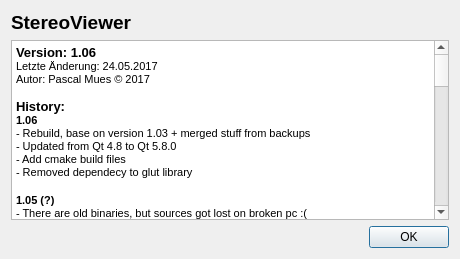
<?xml version="1.0" encoding="UTF-8"?>
<ui version="4.0">
 <author>Copyright (C) 2009 Pascal Mues</author>
 <class>Infomation</class>
 <widget class="QDialog" name="Infomation">
  <property name="geometry">
   <rect>
    <x>0</x>
    <y>0</y>
    <width>460</width>
    <height>259</height>
   </rect>
  </property>
  <property name="windowTitle">
   <string>Information</string>
  </property>
  <layout class="QVBoxLayout" name="verticalLayout_2">
   <item>
    <layout class="QVBoxLayout" name="verticalLayout">
     <item>
      <widget class="QLabel" name="label">
       <property name="font">
        <font>
         <pointsize>14</pointsize>
         <weight>75</weight>
         <bold>true</bold>
        </font>
       </property>
       <property name="text">
        <string>StereoViewer</string>
       </property>
      </widget>
     </item>
     <item>
      <widget class="QTextBrowser" name="textBrowser">
       <property name="readOnly">
        <bool>true</bool>
       </property>
       <property name="html">
        <string>&lt;!DOCTYPE HTML PUBLIC &quot;-//W3C//DTD HTML 4.0//EN&quot; &quot;http://www.w3.org/TR/REC-html40/strict.dtd&quot;&gt;
&lt;html&gt;&lt;head&gt;&lt;meta name=&quot;qrichtext&quot; content=&quot;1&quot; /&gt;&lt;style type=&quot;text/css&quot;&gt;
p, li { white-space: pre-wrap; }
&lt;/style&gt;&lt;/head&gt;&lt;body style=&quot; font-family:'MS Shell Dlg 2'; font-size:8.25pt; font-weight:400; font-style:normal;&quot;&gt;
&lt;p style=&quot; margin-top:0px; margin-bottom:0px; margin-left:0px; margin-right:0px; -qt-block-indent:0; text-indent:0px;&quot;&gt;&lt;span style=&quot; font-size:10pt; font-weight:600;&quot;&gt;Version: 1.06&lt;/span&gt;&lt;/p&gt;
&lt;p style=&quot; margin-top:0px; margin-bottom:0px; margin-left:0px; margin-right:0px; -qt-block-indent:0; text-indent:0px;&quot;&gt;&lt;span style=&quot; font-size:8pt;&quot;&gt;Letzte Änderung: 24.05.2017&lt;/span&gt;&lt;/p&gt;
&lt;p style=&quot; margin-top:0px; margin-bottom:0px; margin-left:0px; margin-right:0px; -qt-block-indent:0; text-indent:0px;&quot;&gt;&lt;span style=&quot; font-size:8pt;&quot;&gt;Autor: Pascal Mues © 2017&lt;/span&gt;&lt;/p&gt;
&lt;p style=&quot;-qt-paragraph-type:empty; margin-top:0px; margin-bottom:0px; margin-left:0px; margin-right:0px; -qt-block-indent:0; text-indent:0px; font-size:8pt;&quot;&gt;&lt;br /&gt;&lt;/p&gt;
&lt;p style=&quot; margin-top:0px; margin-bottom:0px; margin-left:0px; margin-right:0px; -qt-block-indent:0; text-indent:0px;&quot;&gt;&lt;span style=&quot; font-size:10pt; font-weight:600;&quot;&gt;History:&lt;/span&gt;&lt;/p&gt;
&lt;p style=&quot; margin-top:0px; margin-bottom:0px; margin-left:0px; margin-right:0px; -qt-block-indent:0; text-indent:0px;&quot;&gt;&lt;span style=&quot; font-size:8pt; font-weight:600;&quot;&gt;1.06&lt;/span&gt;&lt;/p&gt;
&lt;p style=&quot; margin-top:0px; margin-bottom:0px; margin-left:0px; margin-right:0px; -qt-block-indent:0; text-indent:0px;&quot;&gt;&lt;span style=&quot; font-size:8pt;&quot;&gt;- Rebuild, base on version 1.03 + merged stuff from backups&lt;/span&gt;&lt;/p&gt;
&lt;p style=&quot; margin-top:0px; margin-bottom:0px; margin-left:0px; margin-right:0px; -qt-block-indent:0; text-indent:0px;&quot;&gt;&lt;span style=&quot; font-size:8pt;&quot;&gt;- Updated from Qt 4.8 to Qt 5.8.0&lt;/span&gt;&lt;/p&gt;
&lt;p style=&quot; margin-top:0px; margin-bottom:0px; margin-left:0px; margin-right:0px; -qt-block-indent:0; text-indent:0px;&quot;&gt;&lt;span style=&quot; font-size:8pt;&quot;&gt;- Add cmake build files&lt;/span&gt;&lt;/p&gt;
&lt;p style=&quot; margin-top:0px; margin-bottom:0px; margin-left:0px; margin-right:0px; -qt-block-indent:0; text-indent:0px;&quot;&gt;&lt;span style=&quot; font-size:8pt;&quot;&gt;- Removed dependecy to glut library&lt;/span&gt;&lt;/p&gt;
&lt;p style=&quot;-qt-paragraph-type:empty; margin-top:0px; margin-bottom:0px; margin-left:0px; margin-right:0px; -qt-block-indent:0; text-indent:0px; font-size:10pt; font-weight:600;&quot;&gt;&lt;br /&gt;&lt;/p&gt;
&lt;p style=&quot; margin-top:0px; margin-bottom:0px; margin-left:0px; margin-right:0px; -qt-block-indent:0; text-indent:0px;&quot;&gt;&lt;span style=&quot; font-size:8pt; font-weight:600;&quot;&gt;1.05 (?)&lt;/span&gt;&lt;/p&gt;
&lt;p style=&quot; margin-top:0px; margin-bottom:0px; margin-left:0px; margin-right:0px; -qt-block-indent:0; text-indent:0px;&quot;&gt;&lt;span style=&quot; font-size:8pt;&quot;&gt;- There are old binaries, but sources got lost on broken pc :(&lt;/span&gt;&lt;/p&gt;
&lt;p style=&quot;-qt-paragraph-type:empty; margin-top:0px; margin-bottom:0px; margin-left:0px; margin-right:0px; -qt-block-indent:0; text-indent:0px; font-size:10pt; font-weight:600;&quot;&gt;&lt;br /&gt;&lt;/p&gt;
&lt;p style=&quot; margin-top:0px; margin-bottom:0px; margin-left:0px; margin-right:0px; -qt-block-indent:0; text-indent:0px;&quot;&gt;&lt;span style=&quot; font-size:8pt; font-weight:600;&quot;&gt;1.04 (&lt;/span&gt;&lt;span style=&quot; font-family:'Verdana'; font-size:8pt; font-weight:600; color:#000000;&quot;&gt;13.09.2012&lt;/span&gt;&lt;span style=&quot; font-size:8pt; font-weight:600;&quot;&gt;)&lt;/span&gt;&lt;/p&gt;
&lt;p style=&quot; margin-top:0px; margin-bottom:0px; margin-left:0px; margin-right:0px; -qt-block-indent:0; text-indent:0px;&quot;&gt;&lt;span style=&quot; font-size:8pt;&quot;&gt;- There are old binaries, but sources got lost on broken pc :(&lt;/span&gt;&lt;/p&gt;
&lt;p style=&quot;-qt-paragraph-type:empty; margin-top:0px; margin-bottom:0px; margin-left:0px; margin-right:0px; -qt-block-indent:0; text-indent:0px; font-size:10pt; font-weight:600;&quot;&gt;&lt;br /&gt;&lt;/p&gt;
&lt;p style=&quot; margin-top:0px; margin-bottom:0px; margin-left:0px; margin-right:0px; -qt-block-indent:0; text-indent:0px;&quot;&gt;&lt;span style=&quot; font-size:8pt; font-weight:600;&quot;&gt;1.03 (25.02.2012)&lt;/span&gt;&lt;/p&gt;
&lt;p style=&quot; margin-top:0px; margin-bottom:0px; margin-left:0px; margin-right:0px; -qt-block-indent:0; text-indent:0px;&quot;&gt;&lt;span style=&quot; font-size:8pt;&quot;&gt;- Render-Methode optimiert.&lt;/span&gt;&lt;/p&gt;
&lt;p style=&quot;-qt-paragraph-type:empty; margin-top:0px; margin-bottom:0px; margin-left:0px; margin-right:0px; -qt-block-indent:0; text-indent:0px; font-size:8pt;&quot;&gt;&lt;br /&gt;&lt;/p&gt;
&lt;p style=&quot; margin-top:0px; margin-bottom:0px; margin-left:0px; margin-right:0px; -qt-block-indent:0; text-indent:0px;&quot;&gt;&lt;span style=&quot; font-size:8pt; font-weight:600;&quot;&gt;1.02 (15.09.2011)&lt;/span&gt;&lt;/p&gt;
&lt;p style=&quot; margin-top:0px; margin-bottom:0px; margin-left:0px; margin-right:0px; -qt-block-indent:0; text-indent:0px;&quot;&gt;&lt;span style=&quot; font-size:8pt;&quot;&gt;- Version 1.02 wird unter GPL3-Lizenz veröffentlicht.&lt;/span&gt;&lt;/p&gt;
&lt;p style=&quot; margin-top:0px; margin-bottom:0px; margin-left:0px; margin-right:0px; -qt-block-indent:0; text-indent:0px;&quot;&gt;&lt;span style=&quot; font-size:8pt;&quot;&gt;- Prüfung der beim Programmstart die auf dem System verfügbaren OpenGL-&lt;/span&gt;&lt;/p&gt;
&lt;p style=&quot; margin-top:0px; margin-bottom:0px; margin-left:0px; margin-right:0px; -qt-block-indent:0; text-indent:0px;&quot;&gt;&lt;span style=&quot; font-size:8pt;&quot;&gt;Ressourcen und fehlende Ressourcen werden im Logfile Protokolliert.&lt;/span&gt;&lt;/p&gt;
&lt;p style=&quot; margin-top:0px; margin-bottom:0px; margin-left:0px; margin-right:0px; -qt-block-indent:0; text-indent:0px;&quot;&gt;&lt;span style=&quot; font-size:8pt;&quot;&gt;- Funktion zum Laden/Speichern von Transferfunktionen in/aus einer XML-Datei&lt;/span&gt;&lt;/p&gt;
&lt;p style=&quot; margin-top:0px; margin-bottom:0px; margin-left:0px; margin-right:0px; -qt-block-indent:0; text-indent:0px;&quot;&gt;&lt;span style=&quot; font-size:8pt;&quot;&gt;- Neuer Einstellungsdialog, Programmeinstellungen werden in XML-Datei gespeichert&lt;/span&gt;&lt;/p&gt;
&lt;p style=&quot; margin-top:0px; margin-bottom:0px; margin-left:0px; margin-right:0px; -qt-block-indent:0; text-indent:0px;&quot;&gt;&lt;span style=&quot; font-size:8pt;&quot;&gt;und bei Programmstart gelesen.&lt;/span&gt;&lt;/p&gt;
&lt;p style=&quot; margin-top:0px; margin-bottom:0px; margin-left:0px; margin-right:0px; -qt-block-indent:0; text-indent:0px;&quot;&gt;&lt;span style=&quot; font-size:8pt;&quot;&gt;- Multiview Funktionalität, um mehrere Volumefenster gleichzeit zu öffnen.&lt;/span&gt;&lt;/p&gt;
&lt;p style=&quot; margin-top:0px; margin-bottom:0px; margin-left:0px; margin-right:0px; -qt-block-indent:0; text-indent:0px;&quot;&gt;&lt;span style=&quot; font-size:8pt;&quot;&gt;- Stereoskopie Fensteroption: Polariationlinks und Polarisationrechts.&lt;/span&gt;&lt;/p&gt;
&lt;p style=&quot; margin-top:0px; margin-bottom:0px; margin-left:0px; margin-right:0px; -qt-block-indent:0; text-indent:0px;&quot;&gt;&lt;span style=&quot; font-size:8pt;&quot;&gt;- Kamerabewegung aller Polarisationsfenster wird synchronisiert.&lt;/span&gt;&lt;/p&gt;
&lt;p style=&quot; margin-top:0px; margin-bottom:0px; margin-left:0px; margin-right:0px; -qt-block-indent:0; text-indent:0px;&quot;&gt;&lt;span style=&quot; font-size:8pt;&quot;&gt;- Neuer Dialog zum Lesen von Volumendateien im Raw-Format, mit Hilfe von Vgi-&lt;/span&gt;&lt;/p&gt;
&lt;p style=&quot; margin-top:0px; margin-bottom:0px; margin-left:0px; margin-right:0px; -qt-block-indent:0; text-indent:0px;&quot;&gt;&lt;span style=&quot; font-size:8pt;&quot;&gt;Headerdateien.&lt;/span&gt;&lt;/p&gt;
&lt;p style=&quot; margin-top:0px; margin-bottom:0px; margin-left:0px; margin-right:0px; -qt-block-indent:0; text-indent:0px;&quot;&gt;&lt;span style=&quot; font-size:8pt;&quot;&gt;- Laden von Volumendaten findet nun im Hintergrund statt, es wird ein Dialog mit&lt;/span&gt;&lt;/p&gt;
&lt;p style=&quot; margin-top:0px; margin-bottom:0px; margin-left:0px; margin-right:0px; -qt-block-indent:0; text-indent:0px;&quot;&gt;&lt;span style=&quot; font-size:8pt;&quot;&gt;Ladebalken angezeigt welcher den Verarbeitungsstand zeigt und die Möglichkeit&lt;/span&gt;&lt;/p&gt;
&lt;p style=&quot; margin-top:0px; margin-bottom:0px; margin-left:0px; margin-right:0px; -qt-block-indent:0; text-indent:0px;&quot;&gt;&lt;span style=&quot; font-size:8pt;&quot;&gt;bietet das Laden abzubrechen.&lt;/span&gt;&lt;/p&gt;
&lt;p style=&quot; margin-top:0px; margin-bottom:0px; margin-left:0px; margin-right:0px; -qt-block-indent:0; text-indent:0px;&quot;&gt;&lt;span style=&quot; font-size:8pt;&quot;&gt;- Darstellung von nicht kubischen(a³ -&amp;gt; a*b*c) Volumendatensätzen.&lt;/span&gt;&lt;/p&gt;
&lt;p style=&quot; margin-top:0px; margin-bottom:0px; margin-left:0px; margin-right:0px; -qt-block-indent:0; text-indent:0px;&quot;&gt;&lt;span style=&quot; font-size:8pt;&quot;&gt;- Medianfilter(3³) als Bildvorverarbeitung beim Laden von Volumendaten.&lt;/span&gt;&lt;/p&gt;
&lt;p style=&quot; margin-top:0px; margin-bottom:0px; margin-left:0px; margin-right:0px; -qt-block-indent:0; text-indent:0px;&quot;&gt;&lt;span style=&quot; font-size:8pt;&quot;&gt;- Erweiterete Debug-/Fehlerprotokollausgabe in Logdatei.&lt;/span&gt;&lt;/p&gt;
&lt;p style=&quot; margin-top:0px; margin-bottom:0px; margin-left:0px; margin-right:0px; -qt-block-indent:0; text-indent:0px;&quot;&gt;&lt;span style=&quot; font-size:8pt;&quot;&gt;- Logdatei wird nun immer im im gleichen Verzeichnis wie die Anwendung geschrieben.&lt;/span&gt;&lt;/p&gt;
&lt;p style=&quot;-qt-paragraph-type:empty; margin-top:0px; margin-bottom:0px; margin-left:0px; margin-right:0px; -qt-block-indent:0; text-indent:0px; font-size:8pt;&quot;&gt;&lt;br /&gt;&lt;/p&gt;
&lt;p style=&quot; margin-top:0px; margin-bottom:0px; margin-left:0px; margin-right:0px; -qt-block-indent:0; text-indent:0px;&quot;&gt;&lt;span style=&quot; font-size:8pt; font-weight:600;&quot;&gt;1.01 (26.01.2011)&lt;/span&gt;&lt;/p&gt;
&lt;p style=&quot; margin-top:0px; margin-bottom:0px; margin-left:0px; margin-right:0px; -qt-block-indent:0; text-indent:0px;&quot;&gt;&lt;span style=&quot; font-size:8pt;&quot;&gt;- Änderung der Anwendungsstrukur:&lt;/span&gt;&lt;/p&gt;
&lt;p style=&quot; margin-top:0px; margin-bottom:0px; margin-left:0px; margin-right:0px; -qt-block-indent:0; text-indent:0px;&quot;&gt;&lt;span style=&quot; font-size:8pt;&quot;&gt;Komplette Datenhaltung wird in Konfigurationsfenster verschoben und heisst von&lt;/span&gt;&lt;/p&gt;
&lt;p style=&quot; margin-top:0px; margin-bottom:0px; margin-left:0px; margin-right:0px; -qt-block-indent:0; text-indent:0px;&quot;&gt;&lt;span style=&quot; font-size:8pt;&quot;&gt;nun an &amp;quot;StereoViewer&amp;quot;. Das Anzeigefenster wird auf die Anzeige der Volumendaten&lt;/span&gt;&lt;/p&gt;
&lt;p style=&quot; margin-top:0px; margin-bottom:0px; margin-left:0px; margin-right:0px; -qt-block-indent:0; text-indent:0px;&quot;&gt;&lt;span style=&quot; font-size:8pt;&quot;&gt;reduziert und heisst von nun an &amp;quot;Volume View 1&amp;quot;. Vorbereitung auf eine Multiview&lt;/span&gt;&lt;/p&gt;
&lt;p style=&quot; margin-top:0px; margin-bottom:0px; margin-left:0px; margin-right:0px; -qt-block-indent:0; text-indent:0px;&quot;&gt;&lt;span style=&quot; font-size:8pt;&quot;&gt;Architektur, mit gesonderten Transferfunktionen bzw. Kameraeinstellungen.&lt;/span&gt;&lt;/p&gt;
&lt;p style=&quot; margin-top:0px; margin-bottom:0px; margin-left:0px; margin-right:0px; -qt-block-indent:0; text-indent:0px;&quot;&gt;&lt;span style=&quot; font-size:8pt;&quot;&gt;- Transferfunktion wird grafisch dargestellt und kann visuell editiert werden.&lt;/span&gt;&lt;/p&gt;
&lt;p style=&quot; margin-top:0px; margin-bottom:0px; margin-left:0px; margin-right:0px; -qt-block-indent:0; text-indent:0px;&quot;&gt;&lt;span style=&quot; font-size:8pt;&quot;&gt;Expliziete Festlegung der Werte durch Dialoge. Beim Lesen eines Bildstapels wird&lt;/span&gt;&lt;/p&gt;
&lt;p style=&quot; margin-top:0px; margin-bottom:0px; margin-left:0px; margin-right:0px; -qt-block-indent:0; text-indent:0px;&quot;&gt;&lt;span style=&quot; font-size:8pt;&quot;&gt;eine Häufigkeitsverteilung(Histogramm) erstellt, welche die Festlegung der Alpha-&lt;/span&gt;&lt;/p&gt;
&lt;p style=&quot; margin-top:0px; margin-bottom:0px; margin-left:0px; margin-right:0px; -qt-block-indent:0; text-indent:0px;&quot;&gt;&lt;span style=&quot; font-size:8pt;&quot;&gt;Funktion erleichtern soll.&lt;/span&gt;&lt;/p&gt;
&lt;p style=&quot;-qt-paragraph-type:empty; margin-top:0px; margin-bottom:0px; margin-left:0px; margin-right:0px; -qt-block-indent:0; text-indent:0px; font-size:8pt;&quot;&gt;&lt;br /&gt;&lt;/p&gt;
&lt;p style=&quot; margin-top:0px; margin-bottom:0px; margin-left:0px; margin-right:0px; -qt-block-indent:0; text-indent:0px;&quot;&gt;&lt;span style=&quot; font-size:8pt; font-weight:600;&quot;&gt;1.00 (24.05.2010)&lt;/span&gt;&lt;/p&gt;
&lt;p style=&quot; margin-top:0px; margin-bottom:0px; margin-left:0px; margin-right:0px; -qt-block-indent:0; text-indent:0px;&quot;&gt;&lt;span style=&quot; font-size:8pt;&quot;&gt;- Die Anwendung besteht aus zwei Fenstern, Anzeige- und Konfigurationsfenster.&lt;/span&gt;&lt;/p&gt;
&lt;p style=&quot; margin-top:0px; margin-bottom:0px; margin-left:0px; margin-right:0px; -qt-block-indent:0; text-indent:0px;&quot;&gt;&lt;span style=&quot; font-size:8pt;&quot;&gt;- Basisfunktionalitäten zum Volumen-Rendering:&lt;/span&gt;&lt;/p&gt;
&lt;p style=&quot; margin-top:0px; margin-bottom:0px; margin-left:0px; margin-right:0px; -qt-block-indent:0; text-indent:0px;&quot;&gt;&lt;span style=&quot; font-size:8pt;&quot;&gt;- Datenhaltung 1D/3D-Texture basierend&lt;/span&gt;&lt;/p&gt;
&lt;p style=&quot; margin-top:0px; margin-bottom:0px; margin-left:0px; margin-right:0px; -qt-block-indent:0; text-indent:0px;&quot;&gt;&lt;span style=&quot; font-size:8pt;&quot;&gt;- Volumendaten werden aus Bildstapeln geladen&lt;/span&gt;&lt;/p&gt;
&lt;p style=&quot; margin-top:0px; margin-bottom:0px; margin-left:0px; margin-right:0px; -qt-block-indent:0; text-indent:0px;&quot;&gt;&lt;span style=&quot; font-size:8pt;&quot;&gt;- Transferfunktion wird in Textform eingegeben&lt;/span&gt;&lt;/p&gt;
&lt;p style=&quot; margin-top:0px; margin-bottom:0px; margin-left:0px; margin-right:0px; -qt-block-indent:0; text-indent:0px;&quot;&gt;&lt;span style=&quot; font-size:8pt;&quot;&gt;- Volumendaten werden durch Slicing-Verfahren dargestellt&lt;/span&gt;&lt;/p&gt;
&lt;p style=&quot; margin-top:0px; margin-bottom:0px; margin-left:0px; margin-right:0px; -qt-block-indent:0; text-indent:0px;&quot;&gt;&lt;span style=&quot; font-size:8pt;&quot;&gt;- Datenverarbeitung durch Shader-Programm auf Grafikkarte&lt;/span&gt;&lt;/p&gt;
&lt;p style=&quot; margin-top:0px; margin-bottom:0px; margin-left:0px; margin-right:0px; -qt-block-indent:0; text-indent:0px;&quot;&gt;&lt;span style=&quot; font-size:8pt;&quot;&gt;- Volumen-Rendering kann stereoskopisch Angezeigt werden&lt;/span&gt;&lt;/p&gt;
&lt;p style=&quot; margin-top:0px; margin-bottom:0px; margin-left:0px; margin-right:0px; -qt-block-indent:0; text-indent:0px;&quot;&gt;&lt;span style=&quot; font-size:8pt;&quot;&gt;- Stereobasis, Fernpunktweite können festgelegt werden&lt;/span&gt;&lt;/p&gt;&lt;/body&gt;&lt;/html&gt;</string>
       </property>
      </widget>
     </item>
     <item>
      <widget class="QDialogButtonBox" name="buttonBox">
       <property name="orientation">
        <enum>Qt::Horizontal</enum>
       </property>
       <property name="standardButtons">
        <set>QDialogButtonBox::Ok</set>
       </property>
      </widget>
     </item>
    </layout>
   </item>
  </layout>
 </widget>
 <resources/>
 <connections>
  <connection>
   <sender>buttonBox</sender>
   <signal>accepted()</signal>
   <receiver>Infomation</receiver>
   <slot>accept()</slot>
   <hints>
    <hint type="sourcelabel">
     <x>248</x>
     <y>254</y>
    </hint>
    <hint type="destinationlabel">
     <x>157</x>
     <y>274</y>
    </hint>
   </hints>
  </connection>
  <connection>
   <sender>buttonBox</sender>
   <signal>rejected()</signal>
   <receiver>Infomation</receiver>
   <slot>reject()</slot>
   <hints>
    <hint type="sourcelabel">
     <x>316</x>
     <y>260</y>
    </hint>
    <hint type="destinationlabel">
     <x>286</x>
     <y>274</y>
    </hint>
   </hints>
  </connection>
 </connections>
</ui>
